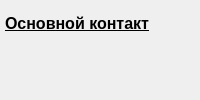
                        <widget class="QWidget" name="widget_redactClientPhones_main" native="true">
                         <property name="minimumSize">
                          <size>
                           <width>0</width>
                           <height>0</height>
                          </size>
                         </property>
                         <layout class="QVBoxLayout" name="verticalLayout_40">
                          <property name="spacing">
                           <number>5</number>
                          </property>
                          <property name="leftMargin">
                           <number>0</number>
                          </property>
                          <property name="topMargin">
                           <number>0</number>
                          </property>
                          <property name="rightMargin">
                           <number>0</number>
                          </property>
                          <property name="bottomMargin">
                           <number>0</number>
                          </property>
                          <item>
                           <widget class="QWidget" name="widget_mainphone_redact" native="true">
                            <layout class="QHBoxLayout" name="horizontalLayout_7">
                             <property name="spacing">
                              <number>0</number>
                             </property>
                             <property name="leftMargin">
                              <number>0</number>
                             </property>
                             <property name="topMargin">
                              <number>0</number>
                             </property>
                             <property name="rightMargin">
                              <number>0</number>
                             </property>
                             <property name="bottomMargin">
                              <number>0</number>
                             </property>
                             <item>
                              <layout class="QHBoxLayout" name="horizontalLayout_94">
                               <property name="spacing">
                                <number>0</number>
                               </property>
                               <property name="topMargin">
                                <number>0</number>
                               </property>
                               <item>
                                <spacer name="horizontalSpacer_118">
                                 <property name="orientation">
                                  <enum>Qt::Horizontal</enum>
                                 </property>
                                 <property name="sizeType">
                                  <enum>QSizePolicy::Fixed</enum>
                                 </property>
                                 <property name="sizeHint" stdset="0">
                                  <size>
                                   <width>5</width>
                                   <height>20</height>
                                  </size>
                                 </property>
                                </spacer>
                               </item>
                               <item>
                                <widget class="QLabel" name="label_41">
                                 <property name="sizePolicy">
                                  <sizepolicy hsizetype="Fixed" vsizetype="Fixed">
                                   <horstretch>0</horstretch>
                                   <verstretch>0</verstretch>
                                  </sizepolicy>
                                 </property>
                                 <property name="font">
                                  <font>
                                   <pointsize>12</pointsize>
                                   <bold>true</bold>
                                   <underline>true</underline>
                                  </font>
                                 </property>
                                 <property name="styleSheet">
                                  <string notr="true">color:black</string>
                                 </property>
                                 <property name="text">
                                  <string>Основной контакт</string>
                                 </property>
                                </widget>
                               </item>
                               <item>
                                <spacer name="horizontalSpacer_119">
                                 <property name="orientation">
                                  <enum>Qt::Horizontal</enum>
                                 </property>
                                 <property name="sizeHint" stdset="0">
                                  <size>
                                   <width>0</width>
                                   <height>20</height>
                                  </size>
                                 </property>
                                </spacer>
                               </item>
                              </layout>
                             </item>
                            </layout>
                           </widget>
                          </item>
                          <item>
                           <widget class="QWidget" name="widget_newClientMainPhone_redact" native="true">
                            <property name="sizePolicy">
                             <sizepolicy hsizetype="Preferred" vsizetype="Minimum">
                              <horstretch>0</horstretch>
                              <verstretch>0</verstretch>
                             </sizepolicy>
                            </property>
                            <property name="minimumSize">
                             <size>
                              <width>0</width>
                              <height>0</height>
                             </size>
                            </property>
                            <layout class="QVBoxLayout" name="verticalLayout_78">
                             <property name="spacing">
                              <number>4</number>
                             </property>
                             <property name="leftMargin">
                              <number>0</number>
                             </property>
                             <property name="topMargin">
                              <number>0</number>
                             </property>
                             <property name="rightMargin">
                              <number>0</number>
                             </property>
                             <property name="bottomMargin">
                              <number>0</number>
                             </property>
                            </layout>
                           </widget>
                          </item>
                         </layout>
                        </widget>
